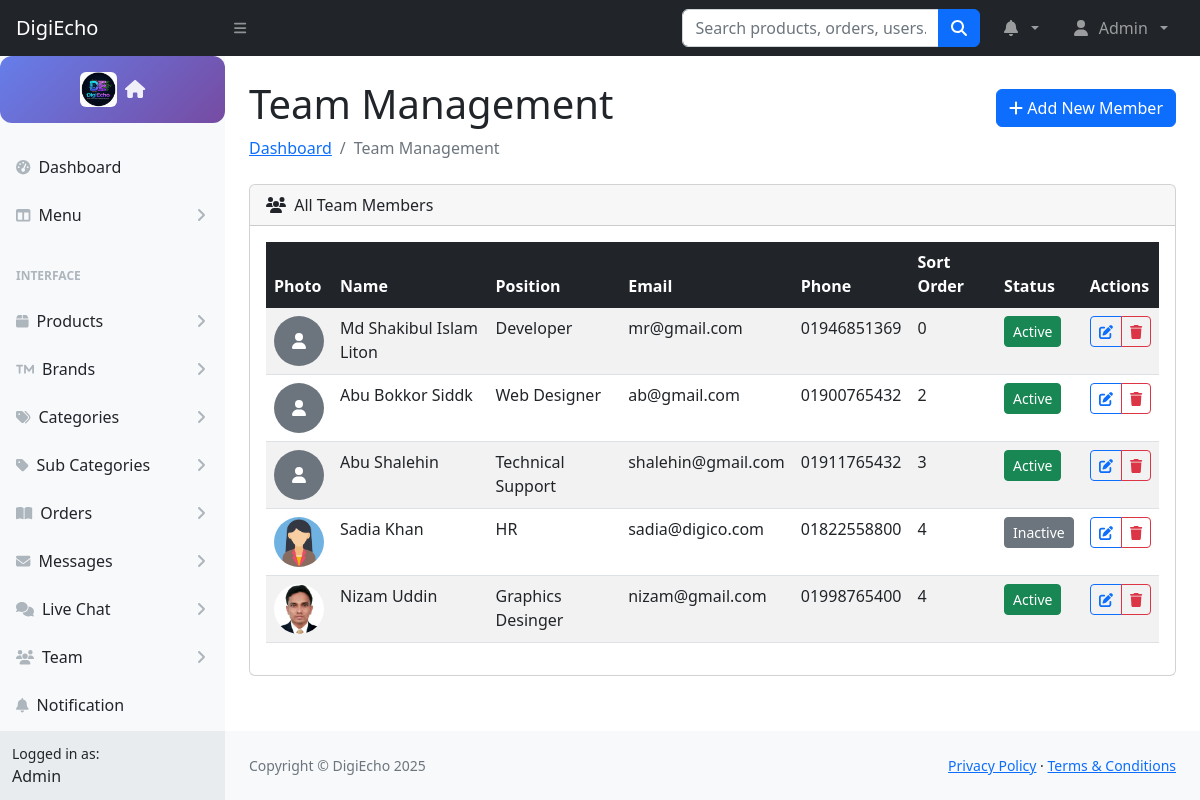
/admin/team-all.php (signed in), run on the app's committed database.
### tables this page shows
CREATE TABLE `team_members` (
  `id` int(11) NOT NULL,
  `name` varchar(255) NOT NULL,
  `position` varchar(255) NOT NULL,
  `description` text DEFAULT NULL,
  `image` varchar(255) DEFAULT NULL,
  `email` varchar(255) DEFAULT NULL,
  `phone` varchar(20) DEFAULT NULL,
  `linkedin` varchar(255) DEFAULT NULL,
  `twitter` varchar(255) DEFAULT NULL,
  `facebook` varchar(255) DEFAULT NULL,
  `sort_order` int(11) NOT NULL DEFAULT 0,
  `is_active` tinyint(1) NOT NULL DEFAULT 1,
  `created_at` datetime NOT NULL DEFAULT current_timestamp(),
  `updated_at` datetime NOT NULL DEFAULT current_timestamp() ON UPDATE current_timestamp()
);

### admin/team-all.php (the view, shortened to what this page needs)
<?php
try {
    $pdo = new PDO("mysql:host=" . settings()['hostname'] . ";dbname=" . settings()['database'], settings()['user'], settings()['password']);
    $pdo->setAttribute(PDO::ATTR_ERRMODE, PDO::ERRMODE_EXCEPTION);
} catch(PDOException $e) {
    die("Connection failed: " . $e->getMessage());
}
try {
    $stmt = $pdo->query("SELECT * FROM team_members ORDER BY sort_order ASC, created_at DESC");
    $team_members = $stmt->fetchAll(PDO::FETCH_ASSOC);
} catch(PDOException $e) {
    $error_message = "Error fetching team members: " . $e->getMessage();
    $team_members = [];
}
?>
<?php require __DIR__ . '/components/header.php'; ?>
<body class="sb-nav-fixed">
    <?php require __DIR__ . '/components/navbar.php'; ?>
    <div id="layoutSidenav">
        <?php require __DIR__ . '/components/sidebar.php'; ?>
        <div id="layoutSidenav_content">
            <main>
                <div class="container-fluid px-4">
                    <div class="d-flex justify-content-between align-items-center">
                        <h1 class="mt-4">Team Management</h1>
                        <a href="team-add.php" class="btn btn-primary mt-4">
                            <i class="fas fa-plus me-1"></i>Add New Member
                        </a>
                    </div>
                    <ol class="breadcrumb mb-4">
                        <li class="breadcrumb-item"><a href="index.php">Dashboard</a></li>
                        <li class="breadcrumb-item active">Team Management</li>
                    </ol>
                    <div class="card mb-4">
                        <div class="card-header">
                            <i class="fas fa-users me-1"></i>
                            All Team Members
                        </div>
                        <div class="card-body">
                            <div class="table-responsive">
                                <table class="table table-striped table-hover" id="teamTable">
                                    <thead class="table-dark">
                                        <tr>
                                            <th>Photo</th>
                                            <th>Name</th>
                                            <th>Position</th>
                                            <th>Email</th>
                                            <th>Phone</th>
                                            <th>Sort Order</th>
                                            <th>Status</th>
                                            <th>Actions</th>
                                        </tr>
                                    </thead>
                                    <tbody>
                                        <?php foreach ($team_members as $member): ?>
                                        <tr>
                                            <td>
                                                <?php if ($member['image'] && file_exists('../' . $member['image'])): ?>
                                                    <img src="../<?= htmlspecialchars($member['image']) ?>"
                                                         alt="<?= htmlspecialchars($member['name']) ?>"
                                                         class="rounded-circle"
                                                         style="width: 50px; height: 50px; object-fit: cover;">
                                                <?php else: ?>
                                                    <div class="bg-secondary rounded-circle d-flex align-items-center justify-content-center"
                                                         style="width: 50px; height: 50px;">
                                                        <i class="fas fa-user text-white"></i>
                                                    </div>
                                                <?php endif; ?>
                                            </td>
                                            <td><?= htmlspecialchars($member['name']) ?></td>
                                            <td><?= htmlspecialchars($member['position']) ?></td>
                                            <td><?= htmlspecialchars($member['email'] ?? 'N/A') ?></td>
                                            <td><?= htmlspecialchars($member['phone'] ?? 'N/A') ?></td>
                                            <td><?= htmlspecialchars($member['sort_order']) ?></td>
                                            <td>
                                                <form method="POST" style="display: inline;">
                                                    <button type="submit" class="btn btn-sm <?= $member['is_active'] ? 'btn-success' : 'btn-secondary' ?>">
                                                        <?= $member['is_active'] ? 'Active' : 'Inactive' ?>
                                                    </button>
                                                </form>
                                            </td>
                                            <td>
                                                <div class="btn-group" role="group">
                                                    <a href="team-edit.php?id=<?= $member['id'] ?>"
                                                       class="btn btn-sm btn-outline-primary"
                                                       title="Edit">
                                                        <i class="fas fa-edit"></i>
                                                    </a>
                                                    <button type="button"
                                                            class="btn btn-sm btn-outline-danger"
                                                            onclick="confirmDelete(<?= $member['id'] ?>, '<?= htmlspecialchars($member['name']) ?>')"
                                                            title="Delete">
                                                        <i class="fas fa-trash"></i>
                                                    </button>
                                                </div>
                                            </td>
                                        </tr>
                                        <?php endforeach; ?>
                                    </tbody>
                                </table>
                            </div>
                        </div>
                    </div>
                </div>
            </main>
            <?php require __DIR__ . '/components/footer.php'; ?>
        </div>
    </div>
</body>
</html>

### data on the page
team_members: name "Md Shakibul Islam Liton", position "Developer", email "mr@gmail.com", phone "01946851369", sort_order "0", is_active "Active"
team_members: name "Abu Bokkor Siddk", position "Web Designer", email "ab@gmail.com", phone "01900765432", sort_order "2", is_active "Active"
team_members: name "Abu Shalehin", position "Technical Support", email "shalehin@gmail.com", phone "01911765432", sort_order "3", is_active "Active"
team_members: image (picture), name "Sadia Khan", position "HR", email "sadia@digico.com", phone "01822558800", sort_order "4", is_active "Inactive"
team_members: image (picture), name "Nizam Uddin", position "Graphics Desinger", email "nizam@gmail.com", phone "01998765400", sort_order "4", is_active "Active"

### other printed values
settings()['companyname'] "DigiEcho"
$_SESSION['username'] "Admin"
